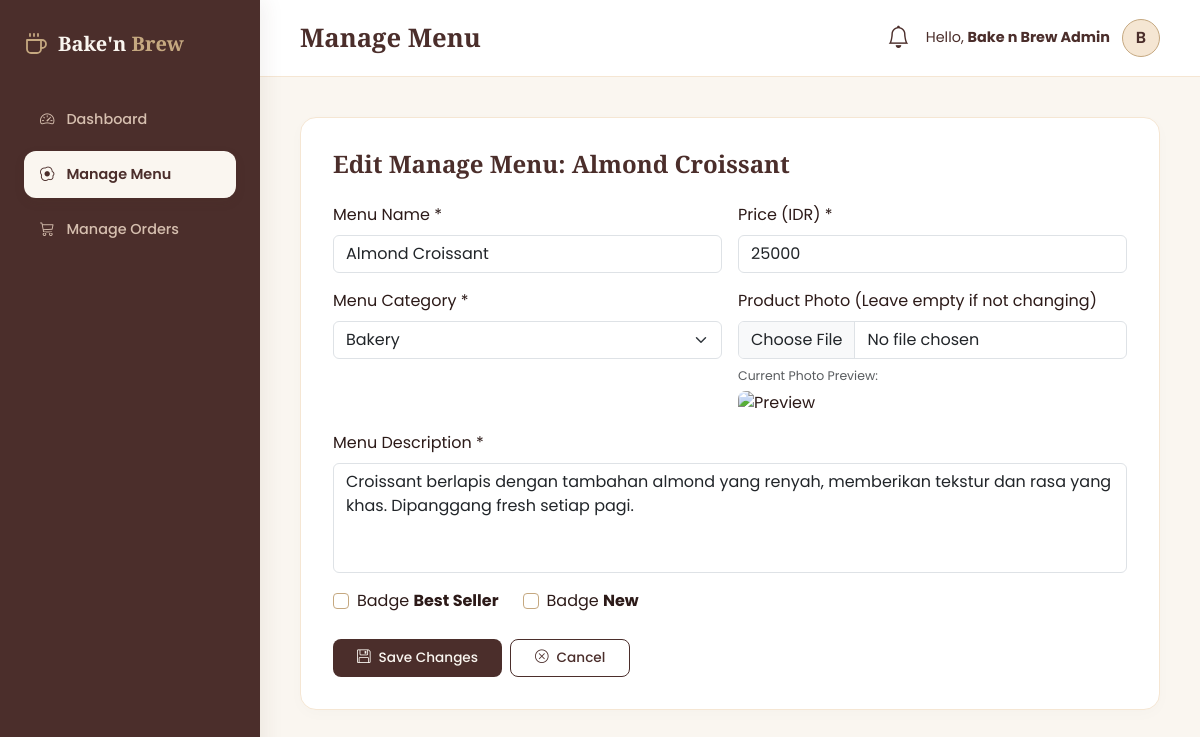
The app's page /admin/produk.php?action=edit&id=2 (signed in) with its own data.
### tables this page shows
CREATE TABLE `products` (
  `id` INT AUTO_INCREMENT PRIMARY KEY,
  `name` VARCHAR(100) NOT NULL,
  `price` INT NOT NULL,
  `description` TEXT NOT NULL,
  `image` VARCHAR(255) NOT NULL,
  `category` ENUM('bakery', 'coffee', 'non-coffee') NOT NULL,
  `is_bestseller` TINYINT(1) DEFAULT 0,
  `is_new` TINYINT(1) DEFAULT 0,
  `created_at` TIMESTAMP DEFAULT CURRENT_TIMESTAMP,
  INDEX `idx_products_category` (`category`),
  INDEX `idx_products_bestseller` (`is_bestseller`),
  INDEX `idx_products_new` (`is_new`)
);

### admin/lang.php (called while the page is built, shortened)
<?php
$lang_code = (isset($admin_data['lang']) && $admin_data['lang'] === 'id') ? 'id' : 'en';
if (!function_exists('__')) {
    function __($key) {
        global $dict, $lang_code;
        return isset($dict[$lang_code][$key]) ? $dict[$lang_code][$key] : (isset($dict['id'][$key]) ? $dict['id'][$key] : $key);
    }
}

### admin/produk.php (the view, shortened to what this page needs)
<?php
require_once '../config/koneksi.php';
$admin_data = null;
if (isset($_SESSION['admin_username'])) {
    if ($is_db_online) {
        $stmt = $pdo->prepare("SELECT * FROM `admin` WHERE `username` = ?");
        $stmt->execute([$_SESSION['admin_username']]);
        $admin_data = $stmt->fetch();
    }
}
require_once 'lang.php';
$action = isset($_GET['action']) ? $_GET['action'] : 'list';
$upload_dir = '../public/images/products/';
?>
<!DOCTYPE html>
<html lang="id">
<head>
    <link href="https://cdn.jsdelivr.net/npm/bootstrap@5.3.3/dist/css/bootstrap.min.css" rel="stylesheet" />
    <link href="https://cdn.jsdelivr.net/npm/bootstrap-icons@1.11.3/font/bootstrap-icons.css" rel="stylesheet" />
    <link rel="stylesheet" href="admin-style.css?v=5.2" />
</head>
<body>
<div class="sidebar">
    <a href="dashboard.php" class="sidebar-brand">
        <h4>Bake'n <span>Brew</span></h4>
    </a>
    <div class="sidebar-nav">
        <a href="dashboard.php" class="nav-item-admin">
            <i class="bi bi-speedometer2"></i> <?= __('nav_dashboard') ?>
        </a>
        <a href="produk.php" class="nav-item-admin active">
            <i class="bi bi-egg-fried"></i> <?= __('nav_menu') ?>
        </a>
        <a href="pesanan.php" class="nav-item-admin">
            <i class="bi bi-cart3"></i> <?= __('nav_orders') ?>
        </a>
    </div>
</div>
<div class="main-wrapper">
    <header class="top-header">
        <h2><?= __('menu_title') ?></h2>
        <div class="d-flex align-items-center gap-3">
            <div class="dropdown" id="notificationDropdown">
                <a href="#" class="position-relative text-decoration-none dropdown-toggle-no-caret" id="notifBell" data-bs-toggle="dropdown" aria-expanded="false" style="color: var(--brown-dark);">
                    <i class="bi bi-bell" style="font-size: 1.4rem;"></i>
                </a>
            </div>
            <div class="dropdown">
                <a href="#" class="d-flex align-items-center gap-2 text-decoration-none dropdown-toggle" data-bs-toggle="dropdown" aria-expanded="false" style="color: var(--brown-dark);">
                    <span class="d-none d-sm-inline font-weight-medium me-1" style="font-size: 0.9rem;"><?= __('halo') ?>, <strong><?= htmlspecialchars($admin_data['fullname'] ?? $admin_data['username'] ?? 'Admin') ?></strong></span>
                    <?php
                    $avatar_img = '';
                    $initial = strtoupper(substr($admin_data['fullname'] ?? $admin_data['username'] ?? 'A', 0, 1));
                    if ($avatar_img && file_exists($avatar_img)):
                    ?>
                        <img src="<?= $avatar_img ?>" alt="Avatar" class="admin-avatar" style="width: 38px; height: 38px; object-fit: cover; border-radius: 50%; border: 1px solid var(--accent-gold);" />
                    <?php else: ?>
                        <div class="admin-avatar"><?= $initial ?></div>
                    <?php endif; ?>
                </a>
            </div>
        </div>
    </header>
    <main class="page-content">
        <?php if ($action === 'add' || $action === 'edit'):
            $form_title = __('btn_add_menu_new');
            $name_val = '';
            $price_val = '';
            $desc_val = '';
            $cat_val = 'bakery';
            $best_checked = '';
            $new_checked = '';
            $img_preview = '';
            if ($action === 'edit' && isset($_GET['id'])) {
                $id = intval($_GET['id']);
                $stmt_fetch = $pdo->prepare("SELECT * FROM `products` WHERE `id` = ?");
                $stmt_fetch->execute([$id]);
                $prod = $stmt_fetch->fetch();
                if ($prod) {
                    $form_title = __('btn_edit') . ' ' . __('nav_menu') . ': ' . htmlspecialchars($prod['name']);
                    $name_val = $prod['name'];
                    $price_val = $prod['price'];
                    $desc_val = $prod['description'];
                    $cat_val = $prod['category'];
                    $best_checked = $prod['is_bestseller'] ? 'checked' : '';
                    $new_checked = $prod['is_new'] ? 'checked' : '';
                    if (!empty($prod['image'])) {
                        if (str_starts_with($prod['image'], 'http')) {
                            $img_preview = $prod['image'];
                        } else {
                            $img_preview = $upload_dir . $prod['image'];
                        }
                    }
                } else {
                    echo "<div class='alert alert-danger'>Menu tidak ditemukan.</div>";
                    exit;
                }
            }
        ?>
            <div class="admin-card">
                <h4><?= $form_title ?></h4>
                <form method="POST" action="" enctype="multipart/form-data">
                    <div class="row g-3">
                        <div class="col-md-6">
                            <label class="form-label" for="name"><?= __('lbl_menu_name') ?> *</label>
                            <input type="text" class="form-control" id="name" name="name" value="<?= htmlspecialchars($name_val) ?>" required placeholder="<?= __('lbl_menu_name_placeholder') ?>" />
                        </div>
                        <div class="col-md-6">
                            <label class="form-label" for="price"><?= __('lbl_price') ?> *</label>
                            <input type="number" class="form-control" id="price" name="price" value="<?= htmlspecialchars($price_val) ?>" required placeholder="<?= __('lbl_price_placeholder') ?>" min="1000" />
                        </div>
                        <div class="col-md-6">
                            <label class="form-label" for="category"><?= __('lbl_category') ?> *</label>
                            <select class="form-select form-control" id="category" name="category" required>
                                <option value="bakery" <?= $cat_val === 'bakery' ? 'selected' : '' ?>>Bakery</option>
                            </select>
                        </div>
                        <div class="col-md-6">
                            <label class="form-label" for="image"><?= $action === 'add' ? __('lbl_photo_hint_add') : __('lbl_photo_hint_edit') ?></label>
                            <input type="file" class="form-control" id="image" name="image" <?= $action === 'add' ? 'required' : '' ?> accept="image/*" />
                            <?php if ($img_preview): ?>
                                <div class="mt-2">
                                    <span style="font-size: 0.78rem;" class="text-muted d-block mb-1"><?= $lang_code === 'en' ? 'Current Photo Preview:' : 'Preview Foto Saat Ini:' ?></span>
                                    <img src="<?= $img_preview ?>" alt="Preview" style="height: 80px; border-radius: var(--radius-sm); object-fit: cover;" />
                                </div>
                            <?php endif; ?>
                        </div>
                        <div class="col-12">
                            <label class="form-label" for="description"><?= __('lbl_description') ?> *</label>
                            <textarea class="form-control" id="description" name="description" rows="4" required placeholder="<?= __('lbl_description_placeholder') ?>" style="resize: none;"><?= htmlspecialchars($desc_val) ?></textarea>
                        </div>
                        <div class="col-md-6 d-flex gap-4 align-items-center mt-3">
                            <div class="form-check">
                                <input class="form-check-input" type="checkbox" id="is_bestseller" name="is_bestseller" value="1" <?= $best_checked ?> style="border-color: var(--accent-gold);" />
                                <label class="form-check-label" for="is_bestseller"><?= __('tbl_badge') ?> <strong>Best Seller</strong></label>
                            </div>
                            <div class="form-check">
                                <input class="form-check-input" type="checkbox" id="is_new" name="is_new" value="1" <?= $new_checked ?> style="border-color: var(--accent-gold);" />
                                <label class="form-check-label" for="is_new"><?= __('tbl_badge') ?> <strong>New</strong></label>
                            </div>
                        </div>
                        <div class="col-12 mt-4 d-flex gap-2">
                            <button type="submit" class="btn btn-admin-primary px-4 py-2">
                                <i class="bi bi-floppy me-2"></i><?= __('btn_save_changes') ?>
                            </button>
                            <a href="produk.php" class="btn btn-admin-outline px-4 py-2">
                                <i class="bi bi-x-circle me-2"></i><?= __('btn_cancel') ?>
                            </a>
                        </div>
                    </div>
                </form>
            </div>
                    </div>
        <?php endif; ?>
</body>
</html>

### admin/admin-style.css (style rules this page uses)
:root { --brown-dark: #4B2E2B; --brown-mid: #6E5F5D; --cream: #FAF6F0; --cream-dark: #F5E6D3; --beige: #D6BFAF; --accent-gold: #C5A880; --text-dark: #2C1A18; --text-mid: #6E5F5D; --radius-lg: 16px; --radius-md: 12px; --radius-sm: 8px; --transition: all 0.3s cubic-bezier(0.16, 1, 0.3, 1); }
body { background-color: var(--cream); font-family: 'Poppins', sans-serif; color: var(--text-dark); margin: 0; padding: 0; overflow-x: hidden; }
.sidebar { background-color: var(--brown-dark); color: var(--cream); width: 260px; height: 100vh; position: fixed; top: 0; left: 0; z-index: 100; display: flex; flex-direction: column; padding: 2rem 1.5rem; box-shadow: 4px 0 20px rgba(75, 46, 43, 0.08); }
.sidebar-brand { display: flex; align-items: center; gap: 10px; margin-bottom: 2.5rem; text-decoration: none; color: var(--cream); }
.sidebar-brand h4 { font-family: 'Playfair Display', serif; font-weight: 700; margin: 0; font-size: 1.25rem; }
.sidebar-brand h4 span { color: var(--accent-gold); }
.sidebar-nav { display: flex; flex-direction: column; gap: 8px; flex-grow: 1; }
.nav-item-admin { display: flex; align-items: center; gap: 12px; color: var(--beige); padding: 0.8rem 1rem; border-radius: var(--radius-md); text-decoration: none; font-weight: 500; font-size: 0.9rem; transition: var(--transition); }
.nav-item-admin.active { background-color: var(--cream); color: var(--brown-dark); font-weight: 600; box-shadow: 0 4px 12px rgba(75, 46, 43, 0.08); }
.main-wrapper { margin-left: 260px; min-height: 100vh; display: flex; flex-direction: column; }
.top-header { background: #ffffff; border-bottom: 1px solid var(--cream-dark); padding: 1.2rem 2.5rem; display: flex; justify-content: space-between; align-items: center; }
.top-header h2 { font-family: 'Playfair Display', serif; font-weight: 700; color: var(--brown-dark); margin: 0; font-size: 1.6rem; }
.top-header .admin-avatar { width: 38px; height: 38px; background-color: var(--cream-dark); color: var(--brown-dark); border-radius: 50%; display: flex; align-items: center; justify-content: center; font-weight: 600; border: 1px solid var(--accent-gold); }
.page-content { padding: 2.5rem; flex-grow: 1; }
.admin-card { background: #ffffff; border: 1px solid var(--cream-dark); border-radius: var(--radius-lg); padding: 2rem; box-shadow: 0 4px 15px rgba(75, 46, 43, 0.02); margin-bottom: 2rem; }
.admin-card h4 { font-family: 'Playfair Display', serif; color: var(--brown-dark); font-weight: 700; margin-bottom: 1.5rem; }
.btn-admin-primary { background-color: var(--brown-dark); color: var(--cream); border: none; border-radius: var(--radius-sm); padding: 0.5rem 1rem; font-size: 0.85rem; font-weight: 500; transition: var(--transition); }
.btn-admin-outline { background-color: transparent; color: var(--brown-dark); border: 1.5px solid var(--brown-dark); border-radius: var(--radius-sm); padding: 0.45rem 0.9rem; font-size: 0.85rem; font-weight: 500; transition: var(--transition); }
.dropdown-toggle::after { display: none !important; }
.dropdown-toggle { cursor: pointer !important; }
.dropdown-toggle-no-caret::after { display: none !important; }
.dropdown-toggle-no-caret { cursor: pointer !important; }

### records on screen
products: name "Almond Croissant", price "25000", category "Bakery"

### other values on screen
__('nav_dashboard') "Dashboard"
__('nav_menu') "Manage Menu"
__('nav_orders') "Manage Orders"
__('menu_title') "Manage Menu"
__('halo') "Hello"
$admin_data['fullname'] "Bake n Brew Admin"
$initial "B"
$form_title "Edit Manage Menu: Almond Croissant"
__('lbl_menu_name') "Menu Name"
__('lbl_price') "Price (IDR)"
__('lbl_category') "Menu Category"
__('lbl_photo_hint_edit') "Product Photo (Leave empty if not changing)"
__('lbl_description') "Menu Description"
__('tbl_badge') "Badge"
__('btn_save_changes') "Save Changes"
